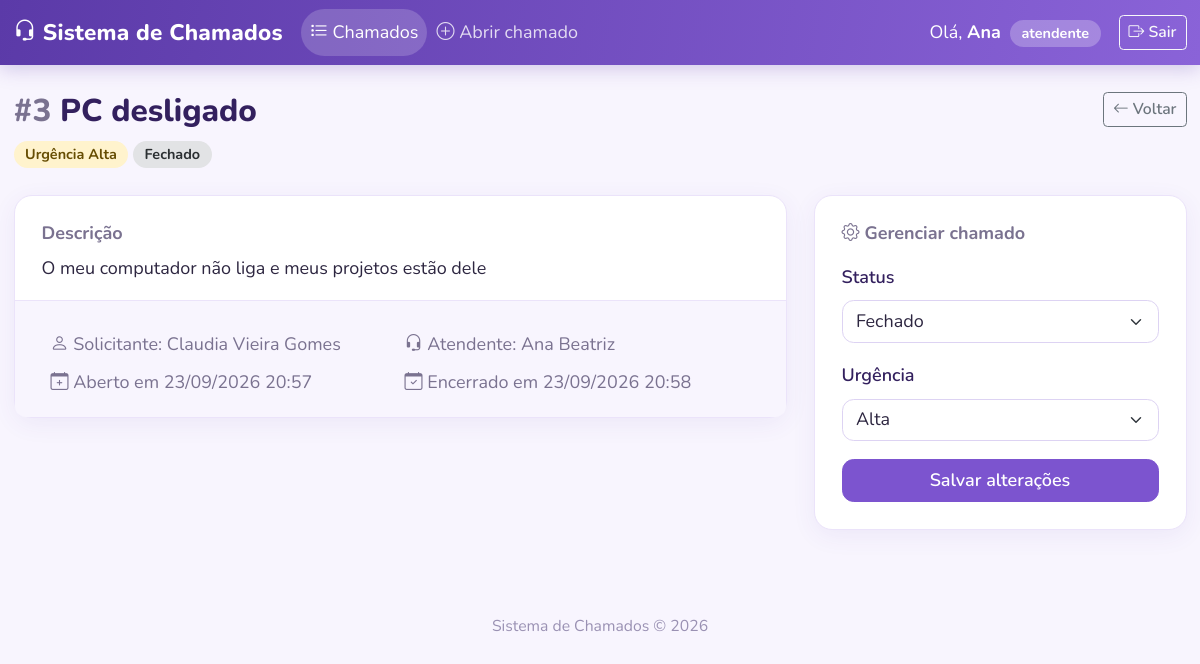
Screenshot of /chamado.php?id=3 (signed in) with the database file from the repository.
### tables this page shows
CREATE TABLE `chamados` (
  `id` int(11) NOT NULL,
  `titulo` varchar(150) NOT NULL,
  `descricao` text NOT NULL,
  `urgencia` enum('baixa','media','alta','critica') NOT NULL DEFAULT 'media',
  `status` enum('aberto','em_andamento','fechado') NOT NULL DEFAULT 'aberto',
  `usuario_id` int(11) NOT NULL,
  `atendente_id` int(11) DEFAULT NULL,
  `data_abertura` datetime NOT NULL DEFAULT current_timestamp(),
  `data_atualizacao` datetime NOT NULL DEFAULT current_timestamp() ON UPDATE current_timestamp(),
  `data_fechamento` datetime DEFAULT NULL
);

CREATE TABLE `usuarios` (
  `id` int(11) NOT NULL,
  `nome` varchar(100) NOT NULL,
  `email` varchar(100) NOT NULL,
  `senha` varchar(255) NOT NULL,
  `tipo` enum('admin','atendente','cliente') NOT NULL DEFAULT 'cliente',
  `criado_em` datetime NOT NULL DEFAULT current_timestamp()
);

### chamado.php (the view, shortened to what this page needs)
<?php
require_once __DIR__ . '/config.php';
require_once __DIR__ . '/includes/auth.php';
$id = (int)($_GET['id'] ?? 0);
$stmt = $pdo->prepare(
    "SELECT c.*, u.nome AS solicitante_nome, a.nome AS atendente_nome
     FROM chamados c
     JOIN usuarios u ON u.id = c.usuario_id
     LEFT JOIN usuarios a ON a.id = c.atendente_id
     WHERE c.id = ?"
);
$stmt->execute([$id]);
$chamado = $stmt->fetch();
require_once __DIR__ . '/includes/header.php';
?>
<div class="d-flex flex-wrap justify-content-between align-items-start gap-2 mb-4">
  <div>
    <h3 class="mb-2"><span class="text-muted">#<?= (int)$chamado['id'] ?></span> <?= h($chamado['titulo']) ?></h3>
    <?= badge(urgenciaInfo($chamado['urgencia']), 'Urgência ') ?>
    <?= badge(statusInfo($chamado['status'])) ?>
  </div>
  <a href="index.php" class="btn btn-outline-secondary btn-sm"><i class="bi bi-arrow-left"></i> Voltar</a>
</div>
<div class="row g-4">
  <div class="<?= ehAtendente() ? 'col-lg-8' : 'col-12' ?>">
    <div class="card shadow-sm">
      <div class="card-body p-4">
        <h6 class="text-muted mb-2">Descrição</h6>
        <p class="texto-livre mb-0"><?= h($chamado['descricao']) ?></p>
      </div>
      <div class="card-footer row g-2 mx-0 text-muted">
        <div class="col-sm-6"><i class="bi bi-person"></i> Solicitante: <?= h($chamado['solicitante_nome']) ?></div>
        <div class="col-sm-6"><i class="bi bi-headset"></i> Atendente: <?= h($chamado['atendente_nome'] ?? 'ainda sem atendente') ?></div>
        <div class="col-sm-6"><i class="bi bi-calendar-plus"></i> Aberto em <?= dataBR($chamado['data_abertura']) ?></div>
        <div class="col-sm-6"><i class="bi bi-calendar-check"></i> Encerrado em <?= dataBR($chamado['data_fechamento']) ?></div>
      </div>
    </div>
  </div>
  <?php if (ehAtendente()): ?>
  <div class="col-lg-4">
    <div class="card shadow-sm">
      <div class="card-body p-4">
        <h6 class="text-muted mb-3"><i class="bi bi-gear"></i> Gerenciar chamado</h6>
        <form method="post">
          <div class="mb-3">
            <label class="form-label" for="status">Status</label>
            <select id="status" name="status" class="form-select">
              <?php foreach (STATUS as $valor => $info): ?>
                <option value="<?= $valor ?>" <?= $chamado['status'] === $valor ? 'selected' : '' ?>><?= h($info['label']) ?></option>
              <?php endforeach; ?>
            </select>
          </div>
          <div class="mb-3">
            <label class="form-label" for="urgencia">Urgência</label>
            <select id="urgencia" name="urgencia" class="form-select">
              <?php foreach (URGENCIAS as $valor => $info): ?>
                <option value="<?= $valor ?>" <?= $chamado['urgencia'] === $valor ? 'selected' : '' ?>><?= h($info['label']) ?></option>
              <?php endforeach; ?>
            </select>
          </div>
          <button type="submit" class="btn btn-primary w-100">Salvar alterações</button>
        </form>
      </div>
    </div>
  </div>
  <?php endif; ?>
</div>
<?php require_once __DIR__ . '/includes/footer.php'; ?>

### assets/css/style.css (style rules this page uses)
:root { --lilas-50: #f8f5fe; --lilas-100: #efe8fd; --lilas-300: #cdbaf5; --lilas-500: #9b78e6; --lilas-600: #7c54cf; --lilas-700: #6540b5; --lilas-900: #33205e; --bs-primary: #7c54cf; --bs-primary-rgb: 124, 84, 207; --bs-primary-text-emphasis: #4a2f8c; --bs-primary-bg-subtle: #ece4fc; --bs-primary-border-subtle: #d3c2f6; --bs-link-color: #6540b5; --bs-link-color-rgb: 101, 64, 181; --bs-link-hover-color: #4a2f8c; --bs-link-hover-color-rgb: 74, 47, 140; --bs-body-font-family: 'Nunito', system-ui, -apple-system, 'Segoe UI', sans-serif; --bs-body-color: #2d2640; --bs-secondary-color: #7a7290; --bs-border-radius: 0.65rem; }
html { font-size: 112.5%; }
body { background-color: var(--lilas-50); line-height: 1.6; }
h3, h4, h6 { font-weight: 800; color: var(--lilas-900); }
h6 { font-weight: 700; }
.btn { font-weight: 600; }
.btn-primary { --bs-btn-bg: #7c54cf; --bs-btn-border-color: #7c54cf; --bs-btn-hover-bg: #6a43bb; --bs-btn-hover-border-color: #6a43bb; --bs-btn-active-bg: #5b3aa8; --bs-btn-active-border-color: #5b3aa8; --bs-btn-disabled-bg: #a58ae0; --bs-btn-disabled-border-color: #a58ae0; --bs-btn-focus-shadow-rgb: 124, 84, 207; }
.form-label { font-weight: 600; color: var(--lilas-900); }
.form-control, .form-select { border-color: #ddd3f3; }
.card { border: 1px solid #ebe3fa; border-radius: 1rem; box-shadow: 0 6px 24px rgba(91, 58, 168, 0.07) !important; }
.card-footer { background-color: var(--lilas-50); border-top-color: #ebe3fa; padding: 1.1rem 1.75rem; }
.texto-livre { white-space: pre-wrap; overflow-wrap: anywhere; }

### rows the page displays
chamados: id "3", titulo "PC desligado", descricao "O meu computador não liga e meus projetos estão dele", usuario.nome "Claudia Vieira Gomes", atendente.nome "Ana Beatriz", data_abertura "23/09/2026 20:57", data_fechamento "23/09/2026 20:58", status "Fechado", urgencia "Alta"

### other values shown
primeiroNome($_SESSION['usuario_nome']) "Ana"
$_SESSION['usuario_tipo'] "atendente"
$prefixo . $info['label'] "Urgência Alta Fechado"
